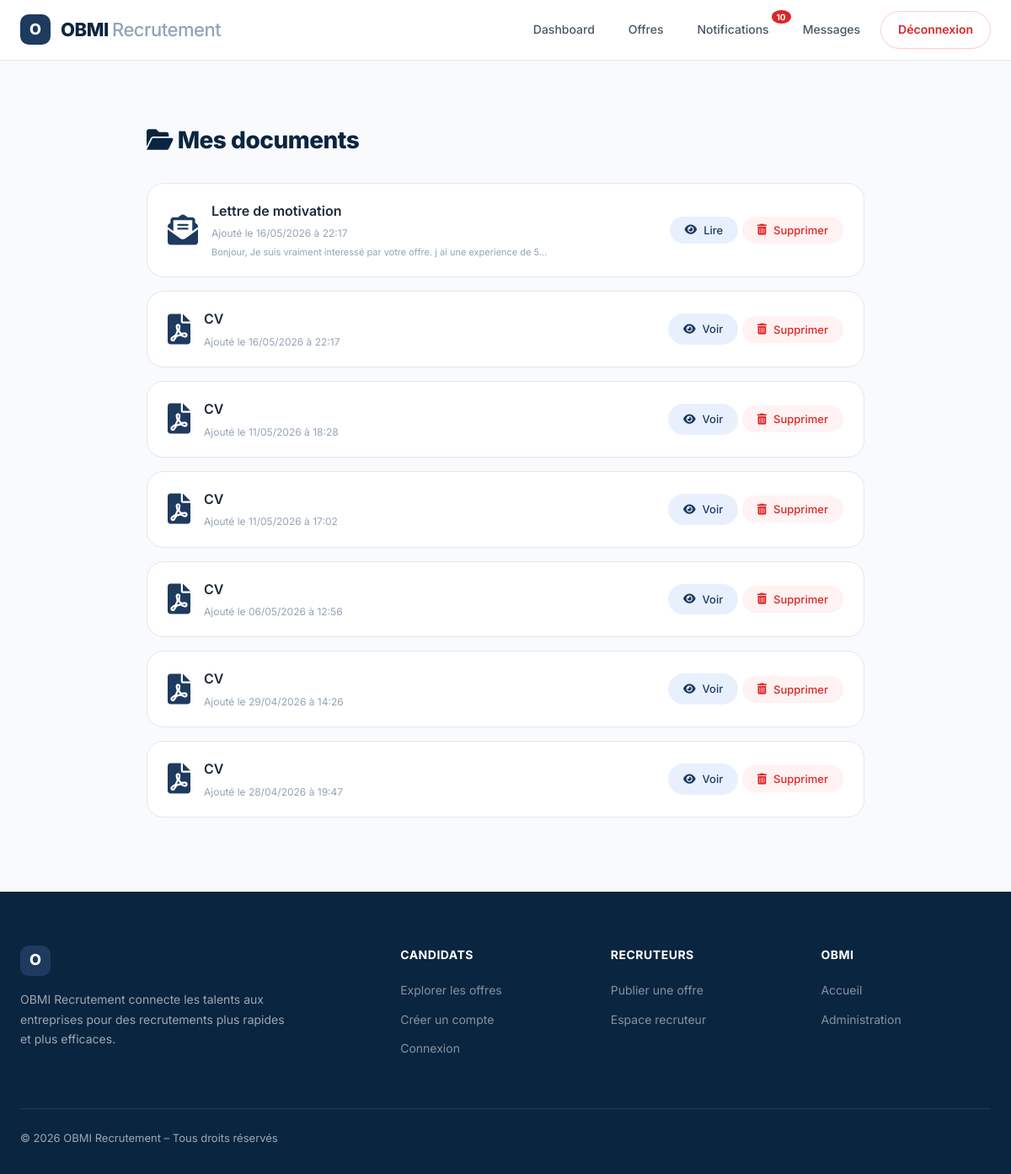
Page /mes-documents/ (signed in) on the earlier database version.
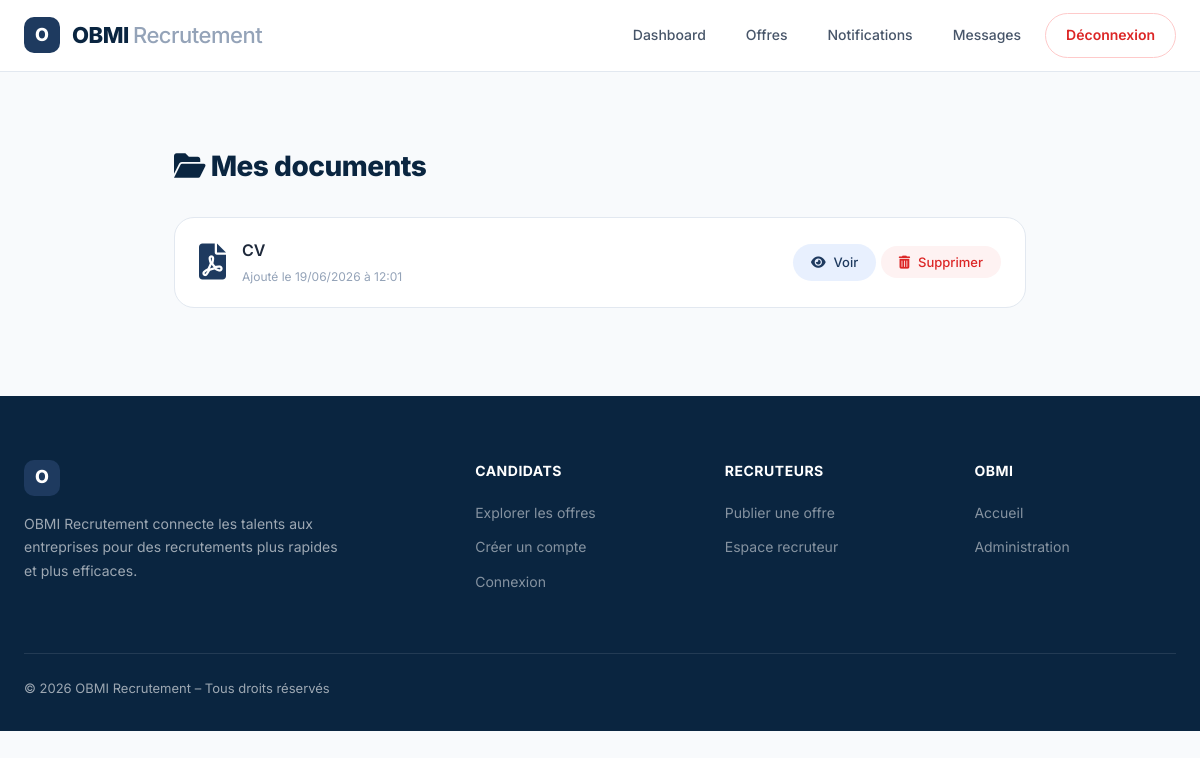
Same page on the later database version.
### candidature/models.py (models this page shows, shortened)
class Document(models.Model):
    TYPE_CHOICES = [
    ('cv', 'CV'),
    ('lettre_motivation', 'Lettre de motivation'),
]
    candidat = models.ForeignKey(Candidat, on_delete=models.CASCADE, related_name='documents')
    type = models.CharField(max_length=50, choices=TYPE_CHOICES)   # CV, lettre_motivation
    fichier = models.FileField(upload_to='documents/')
    contenu = models.TextField(blank=True, null=True)
    date_upload = models.DateTimeField(auto_now_add=True)

### candidature/views.py (the view)
# urls.py: path('mes-documents/', views.mes_documents, name='mes_documents'),
@login_required
def mes_documents(request):
    if request.user.role != 'candidat':
        return redirect('dashboard')
    candidat = Candidat.objects.get(utilisateur=request.user)
    documents = Document.objects.filter(candidat=candidat).order_by('-date_upload')
    return render(request, 'candidature/mes_documents.html', {'documents': documents})

### candidature/context_processors.py (called while the page is built)
def notifications_context(request):
    if request.user.is_authenticated:
        return {
            'unread_messages': Message.objects.filter(destinataire=request.user, lu=False).count(),
            'unread_notifications': Notification.objects.filter(utilisateur=request.user, lu=False).count(),
        }
    return {'unread_messages': 0, 'unread_notifications': 0}

### candidature/templates/candidature/mes_documents.html (shortened to what this page needs)
{% extends 'candidature/base.html' %}
{% block content %}
<div class="page-content">
    <div class="container-narrow">
        <div class="page-header">
            <h1><i class="fas fa-folder-open"></i> Mes documents</h1>
        </div>
        {% if documents %}
            {% for doc in documents %}
            <div class="doc-card">
                <div class="doc-info">
                    {% if doc.type == 'cv' %}
                        <i class="fas fa-file-pdf"></i>
                    {% else %}
                        <i class="fas fa-envelope-open-text"></i>
                    {% endif %}
                    <div>
                        <h3>{% if doc.type == 'cv' %}CV{% else %}Lettre de motivation{% endif %}</h3>
                        <p>Ajouté le {{ doc.date_upload|date:"d/m/Y à H:i" }}</p>
                        {% if doc.contenu and doc.type == 'lettre_motivation' %}
                            <p style="font-size: 11px; color: var(--text-muted); margin-top: 4px;">{{ doc.contenu|truncatechars:80 }}</p>
                        {% endif %}
                    </div>
                </div>
                <div>
                    {% if doc.fichier %}
                    <a href="{{ doc.fichier.url }}" target="_blank" class="btn btn-view"><i class="fas fa-eye"></i> Voir</a>
                    {% endif %}
                    {% if doc.type == 'lettre_motivation' and doc.contenu %}
                    <button class="btn btn-view" onclick="alert('{{ doc.contenu|escapejs }}')"><i class="fas fa-eye"></i> Lire</button>
                    {% endif %}
                    <button class="btn btn-delete" onclick="openDeleteModal({{ doc.id }}, '{{ doc.get_type_display|escapejs }}')"><i class="fas fa-trash-alt"></i> Supprimer</button>
                </div>
            </div>
            {% endfor %}
        {% else %}
        <div class="empty-state">
            <i class="fas fa-file-alt"></i>
            <p>Aucun document trouvé</p>
            <p style="font-size: 13px; margin-top: 8px;">Les documents seront ajoutés automatiquement lors de vos candidatures</p>
        </div>
        {% endif %}
    </div>
</div>
{% endblock %}

Differences in the rows shown:
removed Document: shows "Lettre de motivation", date_upload "16/05/2026 à 22:17", contenu "Bonjour, Je suis vraiment interessé par votre offre. j ai une experience de 5…"
removed Document: type "cv" (drawn), date_upload "16/05/2026 à 22:17"
removed Document: type "cv" (drawn), date_upload "11/05/2026 à 18:28"
removed Document: type "cv" (drawn), date_upload "11/05/2026 à 17:02"
removed Document: type "cv" (drawn), date_upload "06/05/2026 à 12:56"
removed Document: type "cv" (drawn), date_upload "29/04/2026 à 14:26"
removed Document: type "cv" (drawn), date_upload "28/04/2026 à 19:47"
added Document: type "cv" (drawn), date_upload "19/06/2026 à 12:01"
Other differences:
{{ unread_notifications }}: "10" → (not shown)
